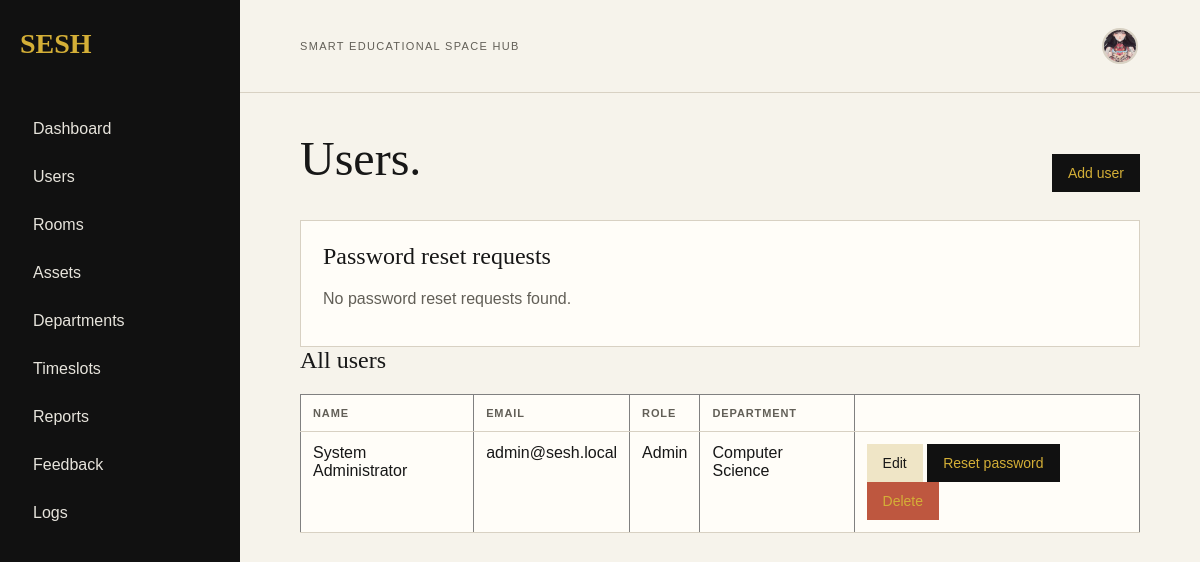
The page /admin/users.php (signed in) on the database its author committed.
### tables this page shows
CREATE TABLE user (user_id INT AUTO_INCREMENT PRIMARY KEY, role_id INT NOT NULL, department_id INT NULL, full_name VARCHAR(120) NOT NULL, email VARCHAR(150) NOT NULL UNIQUE, password_hash VARCHAR(255) NOT NULL, created_at TIMESTAMP DEFAULT CURRENT_TIMESTAMP, FOREIGN KEY (role_id) REFERENCES role(role_id), FOREIGN KEY (department_id) REFERENCES department(department_id) ON DELETE SET NULL);

CREATE TABLE role (role_id INT AUTO_INCREMENT PRIMARY KEY, role_name VARCHAR(30) NOT NULL UNIQUE);

CREATE TABLE department (department_id INT AUTO_INCREMENT PRIMARY KEY, department_name VARCHAR(100) NOT NULL UNIQUE);

### admin/users.php (the view, shortened to what this page needs)
<?php
global $conn;
$reset_requests = mysqli_query(
	$conn,
	"SELECT l.created_at, u.user_id, u.full_name, u.email
	 FROM systemlog AS l
	 INNER JOIN user AS u ON u.user_id = l.user_id
	 WHERE l.action = 'Password reset requested'
	 ORDER BY l.created_at DESC
	 LIMIT 20"
);
$users = mysqli_query(
	$conn,
	'SELECT u.user_id, u.full_name, u.email, r.role_name, d.department_name
	 FROM user AS u
	 INNER JOIN role AS r ON r.role_id = u.role_id
	 LEFT JOIN department AS d ON d.department_id = u.department_id
	 ORDER BY u.full_name'
);
require "../includes/header.php";
?>
<section>
	<div class="page-head">
		<h1>Users.</h1>
		<a class="button" href="user_form.php">Add user</a>
	</div>
	<div class="panel">
		<h2>Password reset requests</h2>
		<?php if (mysqli_num_rows($reset_requests) > 0): ?>
			<table border="1" cellpadding="5" cellspacing="0">
				<tr>
					<th>Requested</th>
					<th>User</th>
					<th>Email</th>
					<th></th>
				</tr>
				<?php while ($request = mysqli_fetch_assoc($reset_requests)): ?>
					<tr>
						<td><?php echo htmlspecialchars($request['created_at'], ENT_QUOTES, 'UTF-8'); ?></td>
						<td><?php echo htmlspecialchars($request['full_name'], ENT_QUOTES, 'UTF-8'); ?></td>
						<td><?php echo htmlspecialchars($request['email'], ENT_QUOTES, 'UTF-8'); ?></td>
						<td><a class="button light" href="user_form.php?id=<?php echo (int) $request['user_id']; ?>">Open user</a></td>
					</tr>
				<?php endwhile; ?>
			</table>
		<?php else: ?>
			<p class="muted">No password reset requests found.</p>
		<?php endif; ?>
	</div>
	<h2>All users</h2>
	<table border="1" cellpadding="5" cellspacing="0">
		<tr>
			<th>Name</th>
			<th>Email</th>
			<th>Role</th>
			<th>Department</th>
			<th></th>
		</tr>
		<?php if (mysqli_num_rows($users) > 0): ?>
		<?php while ($user = mysqli_fetch_assoc($users)): ?>
			<tr>
				<td><?php echo htmlspecialchars($user['full_name'], ENT_QUOTES, 'UTF-8'); ?></td>
				<td><?php echo htmlspecialchars($user['email'], ENT_QUOTES, 'UTF-8'); ?></td>
				<td><?php echo htmlspecialchars($user['role_name'], ENT_QUOTES, 'UTF-8'); ?></td>
				<td><?php echo htmlspecialchars(isset($user['department_name']) ? $user['department_name'] : '', ENT_QUOTES, 'UTF-8'); ?></td>
				<td>
					<a class="button light" href="user_form.php?id=<?php echo (int) $user['user_id']; ?>">Edit</a>
					<form class="inline" method="post" action="<?php echo htmlspecialchars(BASE_URL, ENT_QUOTES, 'UTF-8'); ?>/process/user_process.php">
						<button class="button" onclick="return confirm('Do you want to reset this user\'s password?')">Reset password</button>
					</form>
					<form class="inline" method="post" action="<?php echo htmlspecialchars(BASE_URL, ENT_QUOTES, 'UTF-8'); ?>/process/user_process.php">
						<button class="button alt" onclick="return confirm('Delete this user?')">Delete</button>
					</form>
				</td>
			</tr>
		<?php endwhile; ?>
		<?php else: ?>
			<tr><td colspan="5">No users found.</td></tr>
		<?php endif; ?>
	</table>
</section>
<?php include "../includes/footer.php"; ?>

### css/layout.css (style rules this page uses)
:root { --ink: #171717; --muted: #625f57; --paper: #f6f3eb; --line: #d8d1c3; --accent: #d4af37; --gold: #d4af37; }
* { box-sizing: border-box; }
body { margin: 0; background: var(--paper); color: var(--ink); font-family: Arial, sans-serif; }
main > section, main > .content { max-width: 1200px; margin: 0 auto; padding: 38px 5vw; }

### css/style.css (style rules this page uses)
h1, h2, h3 { margin-top: 0; font-family: Georgia, serif; font-weight: normal; }
.page-head { display: flex; align-items: end; justify-content: space-between; gap: 20px; margin-bottom: 28px; }
.page-head h1 { margin-bottom: 6px; font-size: clamp(2rem, 4vw, 3.4rem); }
.muted { color: var(--muted); }
.card, .panel { padding: 22px; background: #fffdf8; border: 1px solid var(--line); }
.button, button { display: inline-block; padding: 11px 16px; border: 0; background: #111111; color: var(--gold); font: 14px Arial, sans-serif; text-decoration: none; cursor: pointer; }
.button.alt { background: #be573f; }
.button.light { background: #efe5c6; color: #171717; }
form.inline { display: inline; }
table { width: 100%; border-collapse: collapse; background: #fffdf8; }
th, td { padding: 12px; border-bottom: 1px solid var(--line); text-align: left; vertical-align: top; }
th { color: var(--muted); font-size: 11px; letter-spacing: .08em; text-transform: uppercase; }

### rows shown on the page
user: full_name "System Administrator", email "admin@sesh.local", role.role_name "Admin", department.department_name "Computer Science"
